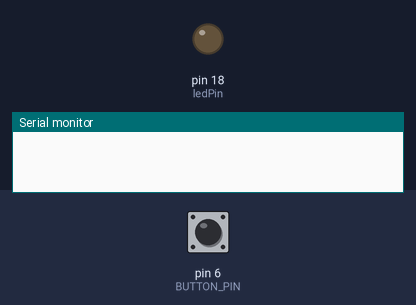
A sketch run on a simulated Arduino Uno, built with avr-gcc and run on an emulated ATmega328P. Parts: output pins drawn as LEDs (lit = HIGH), the last lines printed to the serial monitor. Inputs (shaded band) come from the test bench; at power-on: pin 6 (BUTTON_PIN) HIGH.

Above: at 1.2 s.
1.3 s: pin 6 (BUTTON_PIN) pulled LOW for 0.15 s
At 1.37 s:
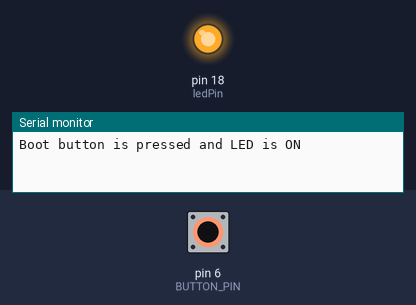
2.9 s: pin 6 (BUTTON_PIN) pulled LOW for 3.2 s
At 6.7 s:
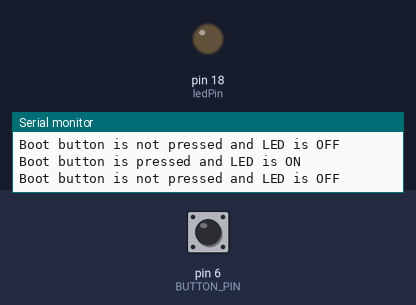
Timing chart, 0 to 8.2 s (numbered marks = the images above; inputs shaded):
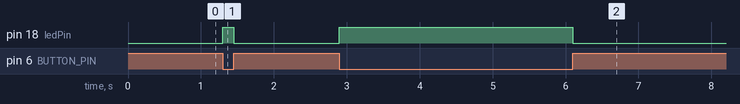

Measured:
- after the input at 1.3 s, pin 18 (ledPin): LOW → HIGH at once, → LOW 0.15 s later
- after the input at 2.9 s, pin 18 (ledPin): LOW → HIGH at once, → LOW 3.2 s later

The sketch:

button_hold.ino
```cpp
#define BUTTON_PIN 6
#define ledPin 18

int lastState = HIGH;  // the previous reading from the  button input pin GPIO 6
int currentState;     // the current reading from the button input pin GPIO 6
void setup()
{
  Serial.begin(115200);
  pinMode(BUTTON_PIN, INPUT_PULLUP);
  pinMode(ledPin, OUTPUT);
}
void loop()
{
  currentState = digitalRead(BUTTON_PIN);
  if (lastState == HIGH && currentState == LOW)
  {
    digitalWrite(ledPin, HIGH);   // Turn LED on
    Serial.println("Boot button is pressed and LED is ON");
  }

  else if (lastState == LOW && currentState == HIGH)
  {
    digitalWrite(ledPin, LOW);   // Turn LED on
    Serial.println("Boot button is not pressed and LED is OFF");
  }
  lastState = currentState;
}
```
